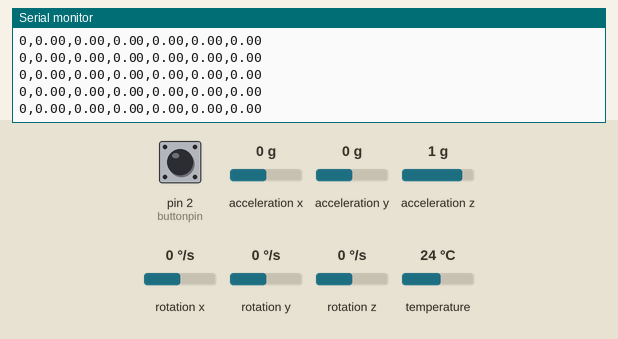
The sketch below on a simulated Arduino Leonardo, built with avr-gcc and run on an emulated ATmega32U4. Shown: the last lines printed to the serial monitor. The test bench sets the inputs (shaded band); at power-on: rotation x 0 °/s, acceleration y 0 g, pin 2 (buttonpin) LOW, acceleration x 0 g, acceleration z 1 g, rotation y 0 °/s, rotation z 0 °/s, temperature 24 °C.

Above: at 1.3 s.
1.4 s: rotation x set to -100 °/s
At 2.1 s:
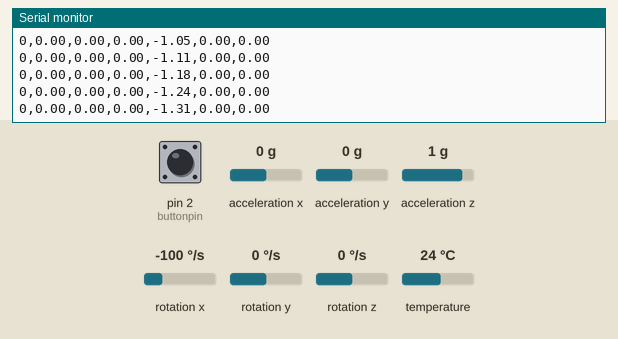
4.4 s: acceleration y set to 0.8 g
At 5.5 s:
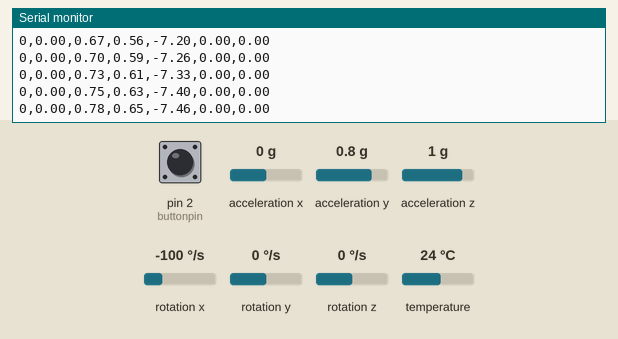
7.4 s: acceleration y set to -0.8 g
At 8.0 s:
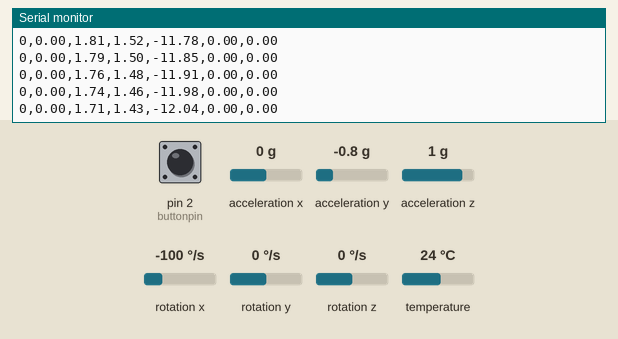
10.4 s: pin 2 (buttonpin) pulled HIGH for 0.15 s
13.5 s: rotation x set to 0 °/s
At 14.6 s:
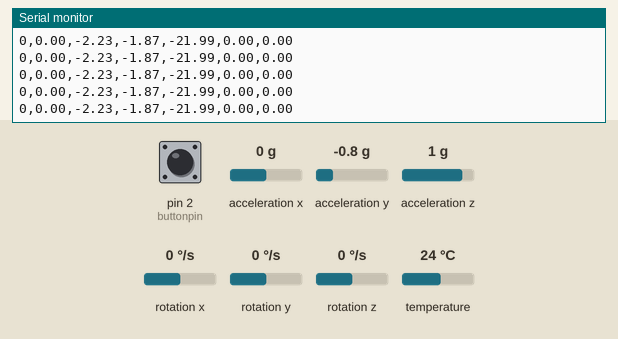
16.5 s: rotation x set to 192 °/s
At 17.3 s:
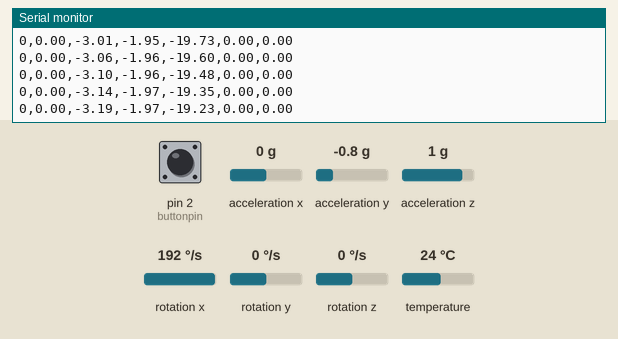
Timing chart, 0 to 19.5 s (numbered marks = the images above; inputs shaded):
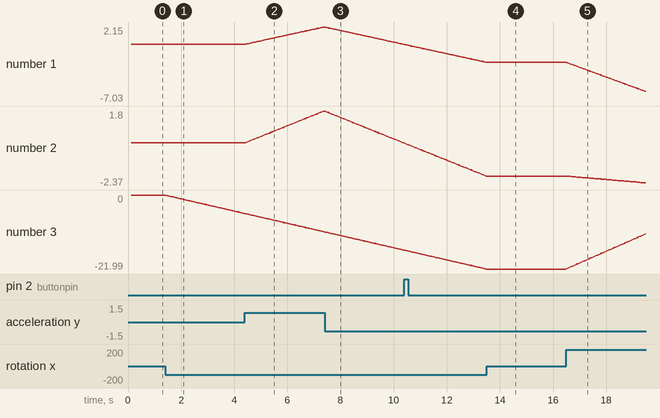

Measured:
- after the input at 1.4 s, the serial monitor: prints a new line at once (image 1)
- after the input at 16.5 s, the serial monitor: prints a new line at once (image 5)
- plotted number 1: -2.23 → -7.03 after the input at 16.5 s
- plotted number 2: -1.87 → -2.37 after the input at 16.5 s
- plotted number 3: 0 → -5.5 after the input at 1.4 s, -21.99 → -8.17 after the input at 16.5 s

The sketch:

mpu6050v2.ino
```cpp
// Basic demo for accelerometer readings from Adafruit MPU6050

#include <Adafruit_MPU6050.h>
#include <Adafruit_Sensor.h>
#include <Wire.h>

const int buttonpin = 2;

float angX = 0.0;
float angY = 0.0;
float angZ = 0.0;

float vx = 0.0;
float vy = 0.0;
float vz = 0.0;

float px = 0.0;
float py = 0.0;
float pz = 0.0;

Adafruit_MPU6050 mpu;

void setup(void) {
  pinMode(buttonpin, INPUT);

  Serial.begin(115200);
  while (!Serial) {
    delay(10); // will pause Zero, Leonardo, etc until serial console opens
  }

  // Try to initialize!
  if (!mpu.begin()) {
    Serial.println("Failed to find MPU6050 chip");
    while (1) {
      delay(10);
    }
  }

  mpu.setAccelerometerRange(MPU6050_RANGE_16_G);
  mpu.setGyroRange(MPU6050_RANGE_250_DEG);
  mpu.setFilterBandwidth(MPU6050_BAND_21_HZ);
  Serial.println("");
  delay(100);
}

void loop() {
  /* Get new sensor events with the readings */
  sensors_event_t a, g, temp;
  mpu.getEvent(&a, &g, &temp);

  float accx = a.acceleration.x;
  float accy = a.acceleration.y;
  float accz = a.acceleration.z;
  float roll = g.gyro.x;
  float pitch = g.gyro.y;
  float yaw = g.gyro.z;

  // Calculate angle relative to starting angle
  angX += roll * 0.0375;
  angY += pitch * 0.0375;
  angZ += yaw * 0.0375;

  // Remove gravity from acceleration
  float ax = accx, ay = accy, az = 0;
  accx -= ax * cos(yaw) - ay * sin(yaw);
  accy -= ax * sin(yaw) - ay * cos(yaw);

  ax = accx; az = accz;
  accx -=  ax * cos(pitch) + az * sin(pitch);
  accz -= -ax * sin(pitch) + az * cos(pitch);

  ay = accy, az = accz;
  accy -=  ay * cos(roll) - az * sin(roll);
  accz -=  ay * sin(roll) + az * cos(roll);

  // Calculate current position
//  if (abs(accx) >= 0.75) {vx += accx * 0.0375;}
//  if (abs(accy) >= 0.75) {vy += accy * 0.0375;}
//  if (abs(accz) >= 0.75) {vz += accz * 0.0375;}

  if (abs(accx) >= 1.25) {
//    x += vx * 0.0375 + 0.5 * accx * 0.0375 * 0.0375;
    px += accx * 0.0375 * 0.0375;
  }
  if (abs(accy) >= 1.25) {
//    y += vy * 0.0375 + 0.5 * accy * 0.0375 * 0.0375;
    py += accy * 0.0375 * 0.0375;
  }
  if (abs(accz) >= 1.25) {
//    y += vy * 0.0375 + 0.5 * accy * 0.0375 * 0.0375;
    pz += accz * 0.0375 * 0.0375;
  }

  // Print out the values
  if (digitalRead(buttonpin) == HIGH) {Serial.print("1,");}
  else {Serial.print("0,");}

  Serial.print(px);
  Serial.print(",");
  Serial.print(py);
  Serial.print(",");
  Serial.print(pz);
  Serial.print(",");
//  Serial.print(vx);
//  Serial.print(",");
//  Serial.print(vy);
//  Serial.print(",");
//  Serial.print(accx);
//  Serial.print(",");
//  Serial.print(accy);
//  Serial.print(",");
//  Serial.print(accz);
//  Serial.print(",");
  Serial.print(angX);
  Serial.print(",");
  Serial.print(angY);
  Serial.print(",");
  Serial.print(angZ);
  Serial.println("");

  delay(30);
}
```
